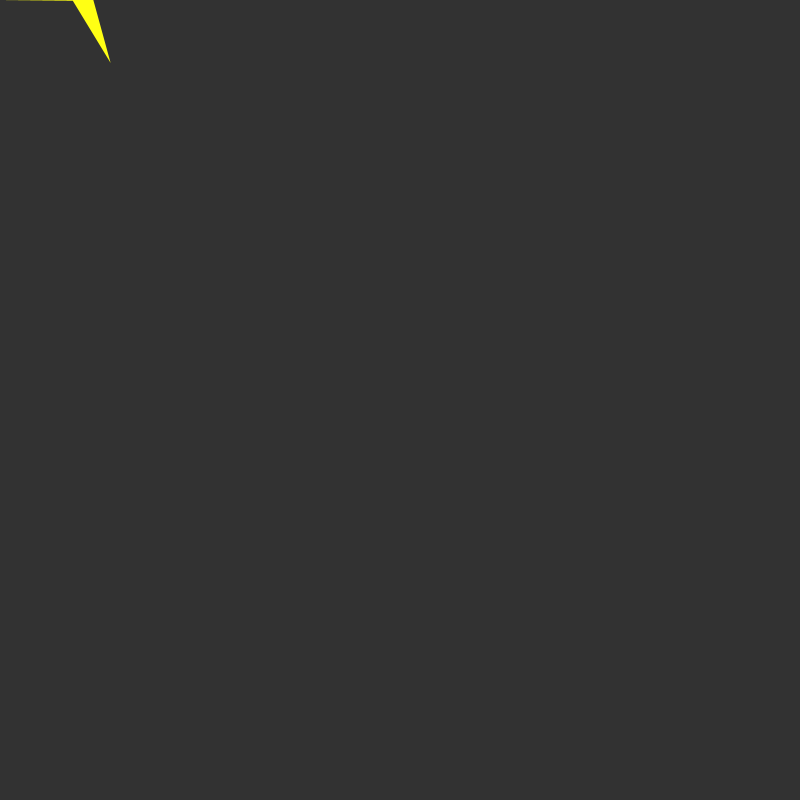
Frame 1 (no input)
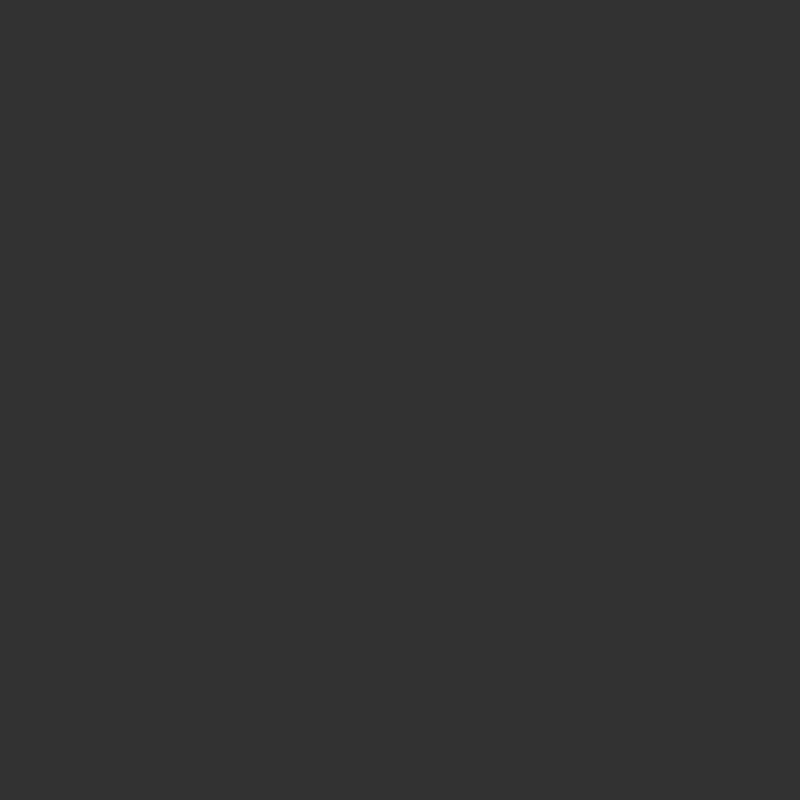
Frame 60 (the mouse pressed at the canvas centre just before this capture)
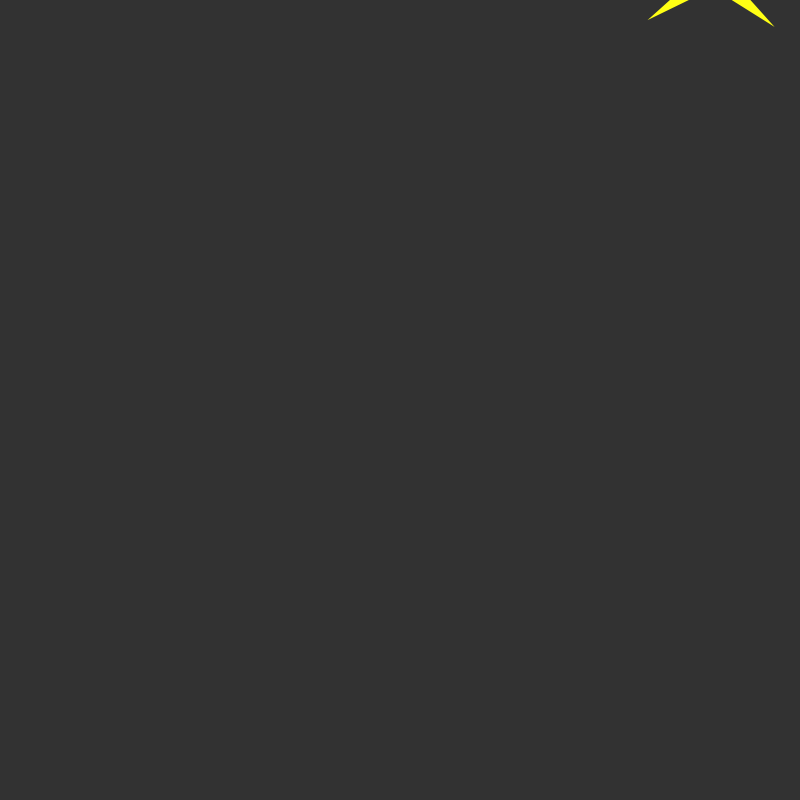
Frame 120 (the mouse held since frame 60 and released just before this capture)

The Processing sketch that drew these frames (run headless with seeded random() and noise(); from frame 60 on, the mouse is pressed at the canvas centre):

// Processing sketch: processing_118680
// ── processing_118680.pde

Stick One;
 
void setup(){
  size(800, 800);
  One = new Stick(color(255, 255, 20));
  
}
 
void draw(){
  background(50);
  noStroke();
  One.move();
  One.display();
}

class Stick{
  float x;
  float y;
  int fillC;
  float angle;
  float xOff;
  float yOff;
  float y1;
  float x1;
   
  Stick(int tempC){
    fillC = tempC;
    angle = 0;
  }
   
  void display(){
    float c = cos(angle) * 50;
    
    float x2 = x1 + 90;
    float x3 = x1 + 70;
    
    float y2 = y1 + 90;
    float y3 = y1 + 20;
    
    fill(fillC);
    translate(x, y);
    rotate(c);
    beginShape();
    vertex(x1, y1);
    vertex(x2, y1);
    vertex(x2, y2);
    vertex(x3, y3);
    endShape();
    
  }
   
  void move(){
    angle += .01;
    
    
    if (mousePressed){
      x = width/4;
      y = height/4;
      xOff = (cos(angle*10)*30) * 10;
      yOff = (sin(angle*8)*20) * 10;
      x1 = x + xOff;
      y1 = y + yOff;
      
    }
    else {
      x = mouseX;
      y = mouseY;
      x1 = 0;
      y1 = 0;
      xOff = 0;
      yOff = 0;
    }
    
    
  }
   
}
